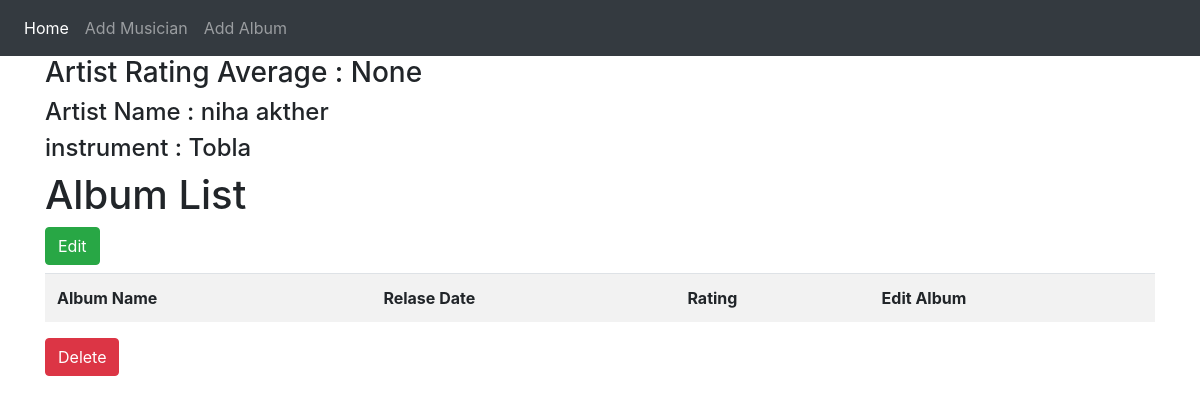
/album_list/2/, run on the app's committed database.
### First_App/models.py (models this page shows, shortened)
class Musician(models.Model):
    id = models.AutoField(primary_key=True)
    first_name = models.CharField(max_length=50)
    last_name = models.CharField(max_length=50)
    instrument = models.CharField(max_length=50)

### First_App/views.py (the view)
# urls.py: path('album_list/<int:artist_id>/',views.Album_list,name='Album_list'),
def Album_list(request,artist_id):
    artist_info = Musician.objects.get(pk=artist_id)
    album_list = Album.objects.filter(Artist=artist_id).order_by("num_stars")
    artist_rating = Album.objects.filter(Artist = artist_id).aggregate(Avg('num_stars'))
    diction = {'title':'List of Album','artist_info':artist_info,'album_list':album_list,'artist_rating':artist_rating}
    diction.update({'artist_id':artist_id})
    return render(request,'First_App/album_list.html',context=diction)

### templates/First_App/album_list.html (shortened to what this page needs)
{% extends 'First_App/base.html' %}
{% block body_block %}
<h3>Artist Rating Average : {{ artist_rating.num_stars__avg}}</h3>
<h4>Artist Name : {{ artist_info.first_name }} {{ artist_info.last_name }}</h4>
<h4>instrument : {{ artist_info.instrument }}</h4>
<h1>Album List</h1>
<h3><a href="{% url 'First_App:edit_artist' artist_id=artist_info.id %}" class="btn btn-success">Edit</a></h3>
<table class="table table-striped">
  <tr>
    <th scope="col">Album Name  </th>
    <th scope="col">Relase Date   </th>
    <th scope="col">Rating  </th>
    <th scope="col">Edit Album  </th>
  </tr>
</table>
<a href="{% url 'First_App:delete_artist' artist_id=artist_id %}" class="btn btn-danger btn=sm" onclick="return confirm('delete this Musician?')"> Delete</a>
{% endblock %}

### data on the page
Musician: first_name "niha", last_name "akther", instrument "Tobla"

### other printed values
{{ artist_rating.num_stars__avg }} "None"
